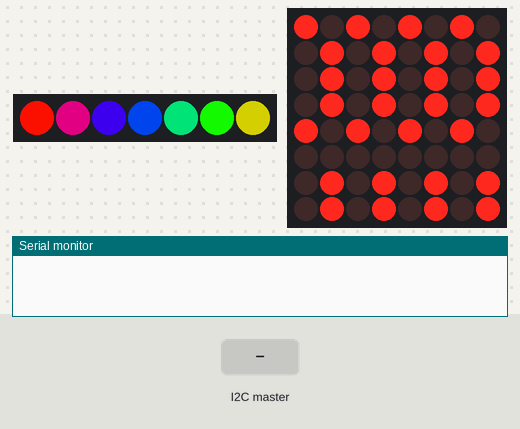
Bench run of a sketch on a simulated Arduino Uno, built with avr-gcc and run on an emulated ATmega328P. Parts: 7 RGB LEDs in strip order, left to right, 8×8 LED matrix, the last lines printed to the serial monitor. Inputs (shaded band) come from the test bench.

Above: at 1.2 s.
1.3 s: the I2C master sends the byte 200
At 1.35 s:
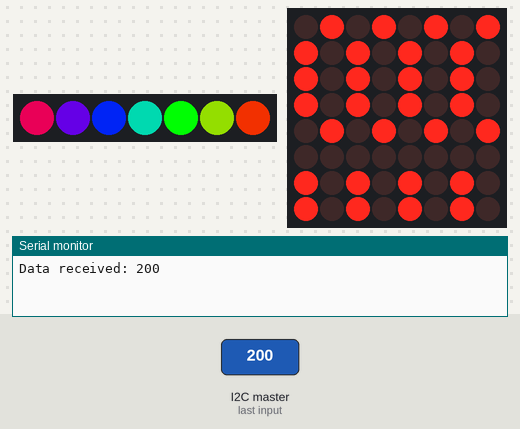
At 6.47 s:
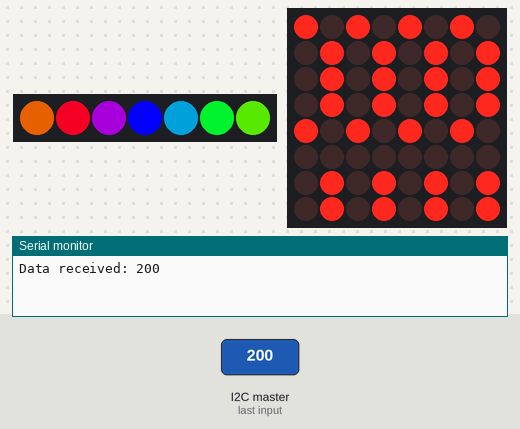
Timing chart, 0 to 24.2 s (numbered marks = the images above; inputs shaded):
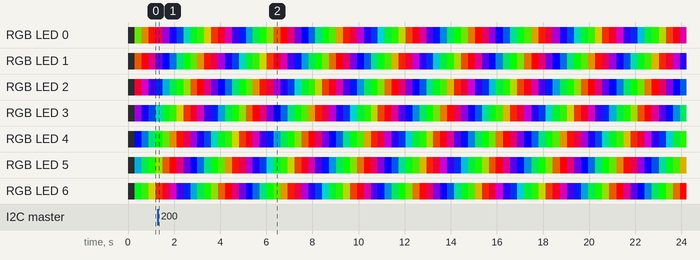

The sketch:

prototype_2_combine_timed.ino
```cpp
#include <Adafruit_NeoPixel.h>
#include <LedControl.h>
#include <Servo.h>
#include <Wire.h>
#define SLAVE_ADDRESS 0x04

  const int DATAIN_1 = 12;
  const int CS = 11;
  const int CLK = 10;
  const int SERVO = 8;
  const int RGB_PIN = 6;

  const int totalModules = 1;
  const int total_RGB = 7;

  // Time actions
  unsigned long previousMillisReds = 0;
  unsigned long previousMillisRGBs = 0;
  long LEDrgb = 0;
  int flipState = LOW;


  Adafruit_NeoPixel strip = Adafruit_NeoPixel(total_RGB, RGB_PIN, NEO_GRB + NEO_KHZ800);
  LedControl lc = LedControl(DATAIN_1,CLK,CS,totalModules);
  Servo myservo;

void setup() {
//    myservo.attach(SERVO);
//    myservo.write(55);  //46 CC slow / 54 C slow
    // RGB LEDS
    pinMode(RGB_PIN, OUTPUT);
    strip.begin();
    strip.show();
    // Red LEDS
    lc.shutdown(0,false); //wake up the MAX72XX from power-saving mode
    lc.setIntensity(0,15);
    // I2C
    Serial.begin(9600);
    Wire.begin(SLAVE_ADDRESS);
    Wire.onReceive(receiveData);
}

void loop() {
    rainbowCycleTimed();
    animFlipTimed();
//    rainbowCycle(10);
//    animSnake(2);
//    animFlip(10);
//    animDroplets(10);
//    animChargeUp(3);
//    rainbowCycle(1);
}

void resetLEDs() {
  for(int x = 0; x < 8; x++) {
      lc.setRow(0,x,0);
  }
}

//  RGB LED CODE  //
void colorWipe(uint32_t c, uint8_t wait) {
  for(uint16_t i=0; i<strip.numPixels(); i++) {
    strip.setPixelColor(i, c);
    strip.show();
    delay(wait);
  }
}

void receiveData(int byteCount) {
  while(Wire.available()) {
    Serial.print("Data received: ");
    Serial.println(Wire.read());
  }
}

void rainbow(uint8_t wait) {
  uint16_t i, j;
  for(j=0; j<256; j++) {
    for(i=0; i<strip.numPixels(); i++) {
      strip.setPixelColor(i, Wheel((i+j) & 255));
    }
    strip.show();
    delay(wait);
  }
}

void rainbowCycleTimed() {
  uint16_t i, j;
  unsigned long currentMillis = millis();
  if (currentMillis - previousMillisRGBs > 10) {
    previousMillisRGBs = currentMillis;
    for(i=0; i< strip.numPixels(); i++) {
      strip.setPixelColor(i, Wheel(((i * 256 / strip.numPixels()) + LEDrgb) & 255));
    }
    strip.show();
    LEDrgb++;
  }
}

void animFlipTimed() {
//  resetLEDs();
  unsigned long currentMillis = millis();
  if (currentMillis - previousMillisReds > 300) {
  previousMillisReds = currentMillis;
    if(flipState == HIGH) {
      lc.setRow(0,2,B10101010);
      lc.setRow(0,3,B10101010);
      lc.setRow(0,4,B01010101);
      lc.setRow(0,7,B10101010);
      lc.setRow(0,6,B10101010);
      lc.setRow(0,0,B01010101);
      lc.setRow(0,1,B10101010);
      flipState = LOW;
    }
    else {
      lc.setRow(0,2,B01010101);
      lc.setRow(0,3,B01010101);
      lc.setRow(0,4,B10101010);
      lc.setRow(0,7,B01010101);
      lc.setRow(0,6,B01010101);
      lc.setRow(0,0,B10101010);
      lc.setRow(0,1,B01010101);
      flipState = HIGH;
    }
  }
}

void rainbowCycle(uint8_t wait) {
  uint16_t i, j;
  for(j=0; j<256*5; j++) { // 5 cycles of all colors on wheel
    for(i=0; i< strip.numPixels(); i++) {
      strip.setPixelColor(i, Wheel(((i * 256 / strip.numPixels()) + j) & 255));
    }
    strip.show();
    delay(wait);
  }
}

void flash() {
  for(int dot = 0; dot < total_RGB; dot++) {
    strip.setPixelColor(dot, 255, 0, 110);
    strip.show();
    delay(200);
    strip.setPixelColor(dot, 0, 0, 0);
    strip.show();
    delay(200);
  }
}

// Input a value 0 to 255 to get a color value.
// The colours are a transition r - g - b - back to r.
uint32_t Wheel(byte WheelPos) {
  if(WheelPos < 85) {
   return strip.Color(WheelPos * 3, 255 - WheelPos * 3, 0);
  } else if(WheelPos < 170) {
   WheelPos -= 85;
   return strip.Color(255 - WheelPos * 3, 0, WheelPos * 3);
  } else {
   WheelPos -= 170;
   return strip.Color(0, WheelPos * 3, 255 - WheelPos * 3);
  }
}

//  RED LED MATRIX CODE  //
void animSnake(int times) {
  resetLEDs();
  for(int x = 0; x < times; x++) {
    int timer = 120;
    lc.setRow(0,1,B11000011);
    lc.setRow(0,2,B00000001);
    delay(timer);
    lc.setRow(0,2,B00000011);
    delay(timer);
    lc.setRow(0,2,B00000111);
    delay(timer);
    lc.setRow(0,2,B00001111);
    delay(timer);
    lc.setRow(0,2,B00011111);
    delay(timer);
    lc.setRow(0,2,B00111110);
    delay(timer);
    lc.setRow(0,2,B01111100);
    delay(timer);
    lc.setRow(0,2,B11111000);
    delay(timer);
    lc.setRow(0,2,B11110000);
    lc.setRow(0,3,B00000001);
    delay(timer);
    lc.setRow(0,2,B11100000);
    lc.setRow(0,3,B00000011);
    delay(timer);
    lc.setRow(0,2,B11000000);
    lc.setRow(0,3,B00000111);
    delay(timer);
    lc.setRow(0,2,B10000000);
    lc.setRow(0,3,B00001111);
    delay(timer);
    lc.setRow(0,2,B00000000);
    lc.setRow(0,3,B00011111);
    delay(timer);
    lc.setRow(0,3,B00111110);
    delay(timer);
    lc.setRow(0,3,B11111100);
    delay(timer);
    lc.setRow(0,3,B11111000);
    lc.setRow(0,4,B00000001);
    delay(timer);
    lc.setRow(0,3,B11110000);
    lc.setRow(0,4,B00000011);
    delay(timer);
    lc.setRow(0,3,B11100000);
    lc.setRow(0,4,B00000111);
    delay(timer);
    lc.setRow(0,3,B11000000);
    lc.setRow(0,4,B00001111);
    delay(timer);
    lc.setRow(0,3,B00000000);
    lc.setRow(0,4,B00011111);
    delay(timer);
    lc.setRow(0,4,B00111110);
    delay(timer);
    lc.setRow(0,4,B01111100);
    delay(timer);
    lc.setRow(0,4,B11111000);
    delay(timer);
    lc.setRow(0,4,B11110000);
    lc.setRow(0,1,B11111111);
    delay(timer);
    lc.setRow(0,4,B11100000);
    delay(timer);
    lc.setRow(0,4,B11000000);
    delay(timer);
    lc.setRow(0,4,B10000000);
    delay(timer);
    lc.setRow(0,4,B00000000);
    delay(timer*5);
    lc.setRow(0,0,B00000001);
    delay(timer);
    lc.setRow(0,0,B00000011);
    delay(timer);
    lc.setRow(0,0,B00000111);
    delay(timer);
    lc.setRow(0,0,B00001111);
    delay(timer);
    lc.setRow(0,0,B00011111);
    delay(timer);
    lc.setRow(0,0,B00111110);
    delay(timer);
    lc.setRow(0,0,B01111100);
    delay(timer);
    lc.setRow(0,0,B11111000);
    delay(timer);
    lc.setRow(0,6,B00000011);
    lc.setRow(0,0,B11110000);
    delay(timer);
    lc.setRow(0,6,B00000111);
    lc.setRow(0,0,B11100000);
    delay(timer);
    lc.setRow(0,6,B00001111);
    lc.setRow(0,0,B11000000);
    delay(timer);
    lc.setRow(0,6,B00011111);
    lc.setRow(0,0,B10000000);
    delay(timer);
    lc.setRow(0,6,B00111111);
    lc.setRow(0,0,B00000000);
    delay(timer);
    lc.setRow(0,6,B01111100);
    delay(timer);
    lc.setRow(0,6,B11111000);
    delay(timer);
    lc.setRow(0,6,B11110000);
    lc.setRow(0,7,B00000001);
    delay(timer);
    lc.setRow(0,6,B11100000);
    lc.setRow(0,7,B00000011);
    delay(timer);
    lc.setRow(0,6,B11000000);
    lc.setRow(0,7,B00000111);
    delay(timer);
    lc.setRow(0,6,B10000000);
    lc.setRow(0,7,B00001111);
    delay(timer);
    lc.setRow(0,6,B00000000);
    lc.setRow(0,7,B00011111);
    delay(timer);
    lc.setRow(0,7,B00111110);
    delay(timer);
    lc.setRow(0,7,B01111100);
    delay(timer);
    lc.setRow(0,7,B11111000);
    delay(timer);
    lc.setRow(0,7,B11110000);
    delay(timer);
    lc.setRow(0,7,B11100000);
    delay(timer);
    lc.setRow(0,7,B11000000);
    delay(timer);
    lc.setRow(0,7,B10000000);
    delay(timer);
    lc.setRow(0,7,B00000000);
    delay(timer*5);
  }
}

void animFlip(int times) {
    resetLEDs();
    for(int x = 0; x < times; x++) {
      lc.setRow(0,2,B10101010);
      lc.setRow(0,3,B10101010);
      lc.setRow(0,4,B01010101);
      lc.setRow(0,7,B10101010);
      lc.setRow(0,6,B10101010);
      lc.setRow(0,0,B01010101);
      lc.setRow(0,1,B10101010);
      delay(130);
      lc.setRow(0,2,B01010101);
      lc.setRow(0,3,B01010101);
      lc.setRow(0,4,B10101010);
      lc.setRow(0,7,B01010101);
      lc.setRow(0,6,B01010101);
      lc.setRow(0,0,B10101010);
      lc.setRow(0,1,B01010101);
      delay(130);
    }
}

/* void animRandoms() {
    resetLEDs();
    for(int x = 0; x < 400; x++) {
      int column = random(0, 8);
      int val = random(0, 257);
      lc.setRow(0,column,val);
      delay(40);
    }
} */

void animDroplets(int times) {
    resetLEDs();
    for(int x = 0; x < times; x++) {
      int timer = 200;
      int modifier = 15;
      lc.setRow(0,1,B11111111);
      lc.setRow(0,3,B00000000);
      lc.setRow(0,6,B00000000);
      lc.setRow(0,0,B00000001);
      lc.setRow(0,4,B10000000);
      delay(timer);
      lc.setRow(0,0,B00000011);
      lc.setRow(0,4,B11000000);
      delay(timer);
      lc.setRow(0,0,B00000111);
      lc.setRow(0,4,B11100000);
      delay(timer);
      lc.setRow(0,0,B00001111);
      lc.setRow(0,4,B11110000);
      delay(timer);
      lc.setRow(0,0,B00011111);
      lc.setRow(0,4,B11111000);
      delay(timer);
      lc.setRow(0,0,B00111111);
      lc.setRow(0,4,B11111100);
      delay(timer);
      lc.setRow(0,0,B01111111);
      lc.setRow(0,4,B11111110);
      delay(timer);
      lc.setRow(0,0,B11111111);
      lc.setRow(0,4,B11111111);
      delay(timer);
      lc.setRow(0,3,B11000000);
      lc.setRow(0,6,B00000011);
      delay(timer);
      lc.setRow(0,3,B11100000);
      lc.setRow(0,6,B00000111);
      delay(timer);
      lc.setRow(0,3,B11100000);
      lc.setRow(0,6,B00000111);
      delay(timer);
      timer -= modifier;
      lc.setRow(0,3,B11010000);
      lc.setRow(0,6,B00001011);
      delay(timer);
      timer -= modifier;
      lc.setRow(0,3,B11001000);
      lc.setRow(0,6,B00010011);
      delay(timer);
      timer -= modifier;
      lc.setRow(0,3,B11000100);
      lc.setRow(0,6,B00100011);
      delay(timer);
      timer -= modifier;
      lc.setRow(0,3,B11000010);
      lc.setRow(0,6,B01000011);
      delay(timer);
      timer -= modifier;
      lc.setRow(0,3,B11000001);
      lc.setRow(0,6,B10000011);
      delay(timer);
      timer -= modifier;
      lc.setRow(0,3,B11000000);
      lc.setRow(0,6,B00000011);
      lc.setRow(0,7,B00000001);
      lc.setRow(0,2,B10000000);
      delay(timer);
      timer -= modifier;
      lc.setRow(0,7,B00000010);
      lc.setRow(0,2,B01000000);
      delay(timer);
      timer -= modifier;
      lc.setRow(0,7,B00000100);
      lc.setRow(0,2,B00100000);
      delay(timer);
      timer -= modifier;
      lc.setRow(0,7,B00001000);
      lc.setRow(0,2,B00010000);
      delay(timer);
      timer -= modifier;
      lc.setRow(0,7,B00010000);
      lc.setRow(0,2,B00001000);
      delay(timer);
      timer -= modifier;
      lc.setRow(0,7,B00100000);
      lc.setRow(0,2,B00000100);
      delay(timer);
      timer -= modifier;
      lc.setRow(0,7,B01000000);
      lc.setRow(0,2,B00000010);
      delay(timer);
      timer -= modifier;
      lc.setRow(0,7,B10000000);
      lc.setRow(0,2,B00000001);
      delay(timer);
      timer += 15;
      lc.setRow(0,7,B01000000);
      lc.setRow(0,2,B00000010);
      delay(timer);
      lc.setRow(0,7,B10000000);
      lc.setRow(0,2,B00000001);
      delay(timer);
      lc.setRow(0,7,B00000000);
      lc.setRow(0,2,B00000000);
      delay(50);
      lc.setRow(0,1,B00111100);
      delay(50);
      lc.setRow(0,1,B11111111);
      delay(50);
      lc.setRow(0,1,B00111100);
      delay(50);
      lc.setRow(0,1,B11111111);
      delay(50);
      lc.setRow(0,1,B00111100);
      delay(50);
      lc.setRow(0,1,B11111111);
      delay(50);
      lc.setRow(0,1,B00111100);
      delay(50);
      lc.setRow(0,1,B11111111);
      delay(50);
      lc.setRow(0,1,B00111100);
      delay(50);
      lc.setRow(0,1,B11111111);
      delay(50);
      lc.setRow(0,1,B00111100);
      delay(50);
      lc.setRow(0,1,B11111111);
      delay(50);
      lc.setRow(0,1,B00111100);
      delay(50);
      lc.setRow(0,1,B11111111);
      delay(700);
    }
}

void animChargeUp(int times) {
    resetLEDs();
    for(int x = 0; x < times; x++) {
      int timer = 50;
      lc.setRow(0,1,B11000011);
      delay(timer);
      lc.setRow(0,2,B00000001);
      lc.setRow(0,7,B10000000);
      lc.setRow(0,1,B00000000);
      delay(timer);
      lc.setRow(0,2,B00000010);
      lc.setRow(0,7,B01000000);
      delay(timer);
      lc.setRow(0,2,B00000100);
      lc.setRow(0,7,B00100000);
      delay(timer);
      lc.setRow(0,2,B00001000);
      lc.setRow(0,7,B00010000);
      delay(timer);
      lc.setRow(0,2,B00010000);
      lc.setRow(0,7,B00001000);
      delay(timer);
      lc.setRow(0,2,B00100000);
      lc.setRow(0,7,B00000100);
      delay(timer);
      lc.setRow(0,2,B01000000);
      lc.setRow(0,7,B00000010);
      delay(timer);
      lc.setRow(0,2,B10000000);
      lc.setRow(0,7,B00000001);
      delay(timer);
      lc.setRow(0,2,B00000000);
      lc.setRow(0,7,B00000000);
      lc.setRow(0,3,B00000001);
      lc.setRow(0,6,B10000000);
      delay(timer);
      lc.setRow(0,3,B00000010);
      lc.setRow(0,6,B01000000);
      delay(timer);
      lc.setRow(0,3,B00000100);
      lc.setRow(0,6,B00100000);
      delay(timer);
      lc.setRow(0,3,B00001000);
      lc.setRow(0,6,B00010000);
      delay(timer);
      lc.setRow(0,3,B00010000);
      lc.setRow(0,6,B00001000);
      delay(timer);
      lc.setRow(0,3,B00100000);
      lc.setRow(0,6,B00000100);
      delay(timer);
      lc.setRow(0,3,B11000000);
      lc.setRow(0,6,B00000011);
      delay(timer);
      lc.setRow(0,3,B00000000);
      lc.setRow(0,6,B00000000);
      lc.setRow(0,4,B00000001);
      lc.setRow(0,0,B10000000);
      delay(timer);
      lc.setRow(0,4,B00000010);
      lc.setRow(0,0,B01000000);
      delay(timer);
      lc.setRow(0,4,B00000100);
      lc.setRow(0,0,B00100000);
      delay(timer);
      lc.setRow(0,4,B00001000);
      lc.setRow(0,0,B00010000);
      delay(timer);
      lc.setRow(0,4,B00010000);
      lc.setRow(0,0,B00001000);
      delay(timer);
      lc.setRow(0,4,B00100000);
      lc.setRow(0,0,B00000100);
      delay(timer);
      lc.setRow(0,4,B01000000);
      lc.setRow(0,0,B00000010);
      delay(timer);
      lc.setRow(0,4,B10000000);
      lc.setRow(0,0,B00000001);
      delay(timer);
      lc.setRow(0,4,B00000000);
      lc.setRow(0,0,B00000000);
      delay(timer);
      lc.setRow(0,1,B00111100);
      delay(timer);
      lc.setRow(0,1,B00000000);
      delay(timer);
    }
}
```
